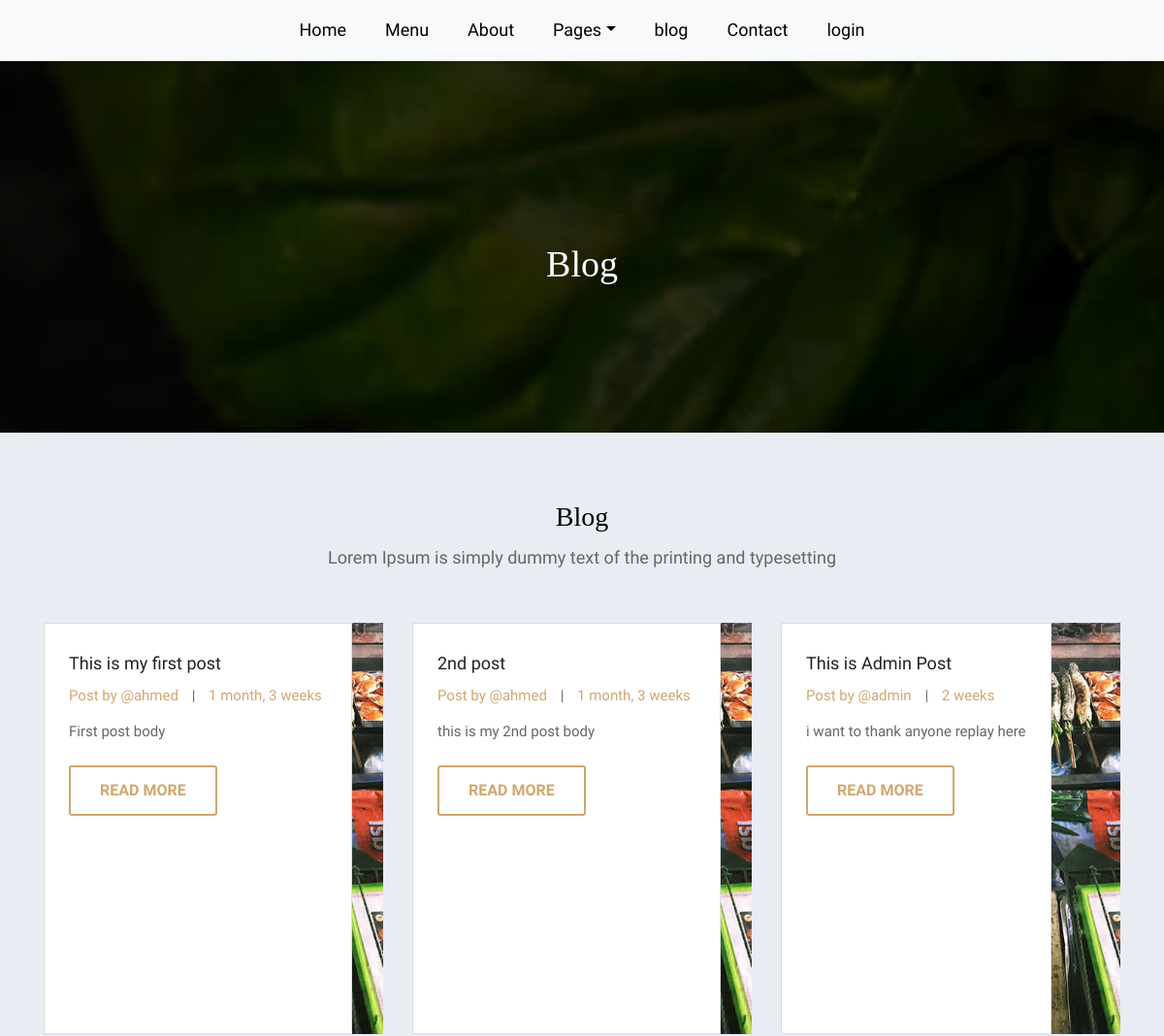
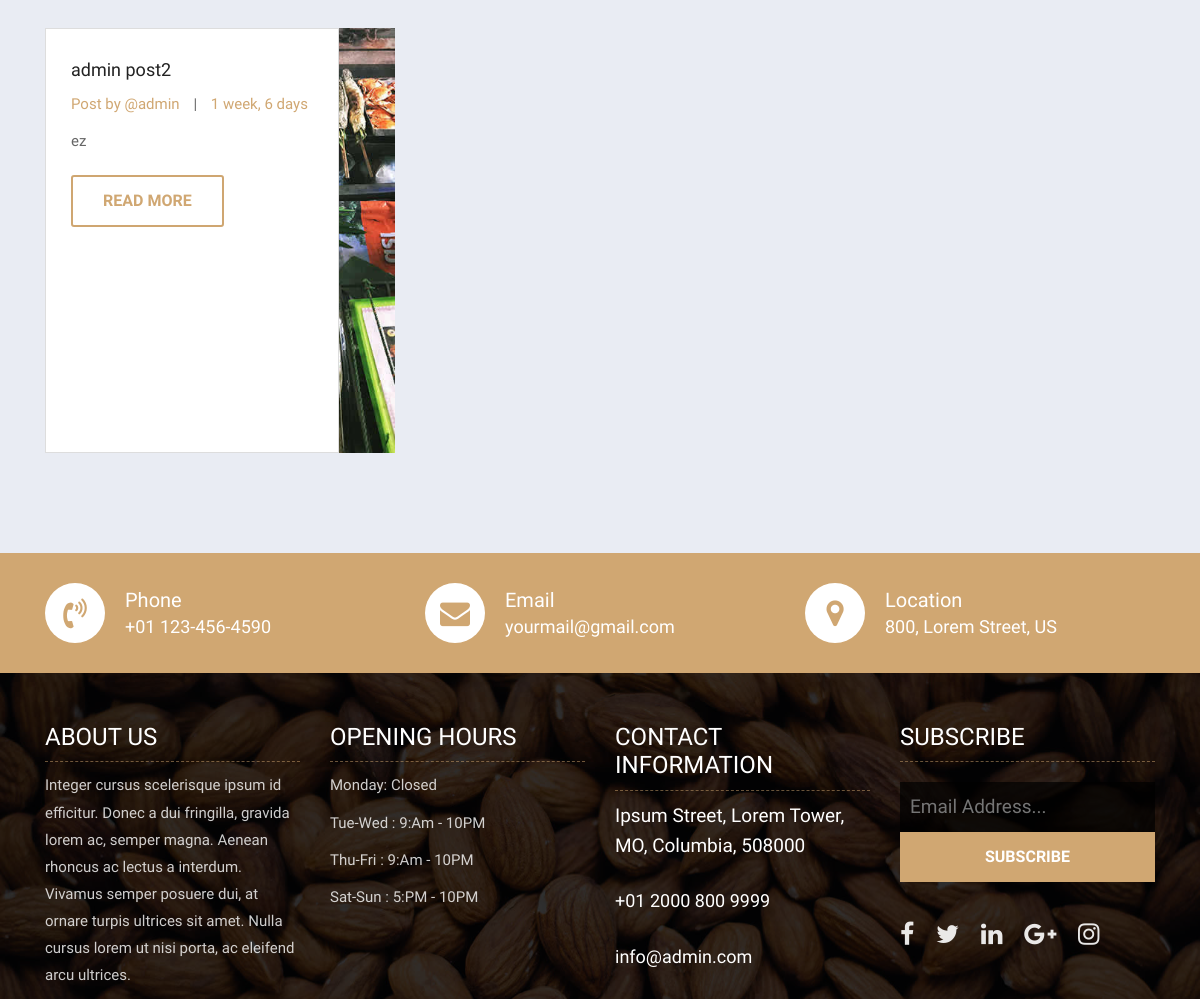
Page /blog on the committed database (2 pictures, top to bottom).
### Res/models.py (models this page shows, shortened)
class Posts(models.Model):
    title = models.CharField(max_length=200)
    body = models.TextField()
    user = models.ForeignKey(User, on_delete=models.CASCADE)
    created = models.DateTimeField(auto_now_add=True)
    tag = models.CharField(max_length=200,null = True)
    pic = models.ImageField(null = True , default="img-07.jpg")

class User(AbstractUser):
    pic = models.ImageField(null = True , default="profile-7.jpg")
    Email = models.EmailField(unique=True)
    name = models.CharField(max_length=200, null = True)
    location = PlainLocationField(based_fields=['Cairo'], zoom=7)
    phone_number = PhoneNumberField(null=True)
    USERNAME_FIELD = 'Email'
    REQUIRED_FIELDS = []

### Res/views.py (the view)
# urls.py: path('blog', views.blog , name ='blog'),
def blog(request):
    posts = Posts.objects.all()
    context = {'posts':posts}
    return render(request, 'Res/blog.html' ,context)

### Res/Templates/Res/blog.html (shortened to what this page needs)
{%extends 'main.html'%}
	{%block content %}
	<div class="all-page-title page-breadcrumb">
		<div class="container text-center">
			<div class="row">
				<div class="col-lg-12">
					<h1>Blog</h1>
				</div>
			</div>
		</div>
	</div>
	<div class="blog-box">
		<div class="container">
			<div class="row">
				<div class="col-lg-12">
					<div class="heading-title text-center">
						<h2>Blog</h2>
						<p>Lorem Ipsum is simply dummy text of the printing and typesetting</p>
					</div>
				</div>
			</div>
			<div class="row">
				{%for post in posts%}
				<div class="col-lg-4 col-md-6 col-12">
					<div class="blog-box-inner">
						<div class="blog-img-box">
						</div>
						<div class="blog-detail">
							<h4>{{post.title}}</h4>
							<ul>
								<li><span>Post by @{{post.user.username}}</span></li>
								<li>|</li>
								<li><span>{{post.created|timesince}}</span></li>
							</ul>
							<p>{{post.body}} </p>
							<a class="btn btn-lg btn-circle btn-outline-new-white" href="{%url 'blog-details' post.id%}">Read More</a>
						</div>
					</div>
				</div>
				{%endfor%}
			</div>
		</div>
	</div>
{%endblock%}

### static/css/style.css (style rules this page uses)
body { color: #666666; font-size: 15px; font-family: 'Athiti', sans-serif; line-height: 1.80857; }
a { color: #1f1f1f; text-decoration: none !important; outline: none !important; -webkit-transition: all .3s ease-in-out; -moz-transition: all .3s ease-in-out; -ms-transition: all .3s ease-in-out; -o-transition: all .3s ease-in-out; transition: all .3s ease-in-out; }
h1, h2, h3, h4, h5, h6 { letter-spacing: 0; font-weight: normal; position: relative; padding: 0 0 10px 0; font-weight: normal; line-height: 120% !important; color: #1f1f1f; margin: 0 }
h1 { font-size: 24px }
h2 { font-size: 22px }
h4 { font-size: 16px }
a { color: #1f1f1f; text-decoration: none; outline: none; }
a, .btn { text-decoration: none !important; outline: none !important; -webkit-transition: all .3s ease-in-out; -moz-transition: all .3s ease-in-out; -ms-transition: all .3s ease-in-out; -o-transition: all .3s ease-in-out; transition: all .3s ease-in-out; }
ul, li, ol { list-style: none; margin: 0px; padding: 0px; }
.btn { text-transform: uppercase; padding: 19px 36px; }
.btn { display: inline-block; font-weight: 600; text-align: center; white-space: nowrap; vertical-align: middle; -webkit-user-select: none; -moz-user-select: none; -ms-user-select: none; user-select: none; border: 2px solid transparent; padding: 12px 30px; font-size: 16px; line-height: 1.5; border-radius: .1875rem; transition: color .15s ease-in-out, background-color .15s ease-in-out, border-color .15s ease-in-out, box-shadow .15s ease-in-out; }
.btn-outline-new-white { color: #fff; background-color: transparent; background-image: none; border-color: #cfa671; }
.heading-title { margin-bottom: 50px; }
.heading-title h2 { color: #010101; font-size: 28px; font-family: 'Arbutus Slab', serif; }
.heading-title p { font-size: 18px; font-weight: 200; margin: 0px; }
.page-breadcrumb { padding: 250px 0 150px; background: url(../images/all-bg.jpg) no-repeat; background-attachment: fixed; background-size: cover; background-position: 0 0; position: relative; }
.all-page-title .container { position: relative; z-index: 2; }
.all-page-title::before { background: #010101; content: ""; height: 100%; left: 0; position: absolute; top: 0; width: 100%; z-index: 1; opacity: 0.8; }
.all-page-title h1 { font-size: 38px; color: #ffffff; font-family: 'Arbutus Slab', serif; padding: 0px; }
.blog-box { padding: 70px 0px; }
.blog-box-inner { position: relative; margin-bottom: 30px; }
.blog-box-inner .blog-img-box { position: relative; display: block; }
.blog-box-inner .blog-detail { position: absolute; top: 0; background: #fff; padding: 30px 25px; border: 1px solid #ddd; transition-duration: .5s; height: 100%; }
.blog-detail h4 { font-size: 18px; font-weight: 500; color: #222222; }
.blog-detail ul li { display: inline-block; padding: 0px 5px; }
.blog-detail ul li span { color: #d0a772; cursor: pointer; }
.blog-detail ul li:first-child { padding-left: 0px; }
.blog-detail p { padding: 10px 0px 0 0; margin: 0px; }
.blog-detail a { color: #d0a772; margin-top: 20px; }

### static/css/profile.css (style rules this page uses)
body { background:#e9ecf3; }

### rows in the picture
Posts: title "This is my first post", user.username "ahmed", created "1 month, 3 weeks", body "First post body"
Posts: title "2nd post", user.username "ahmed", created "1 month, 3 weeks", body "this is my 2nd post body"
Posts: title "This is Admin Post", user.username "admin", created "2 weeks", body "i want to thank anyone replay here"
Posts: title "admin post2", user.username "admin", created "1 week, 6 days", body "ez"
